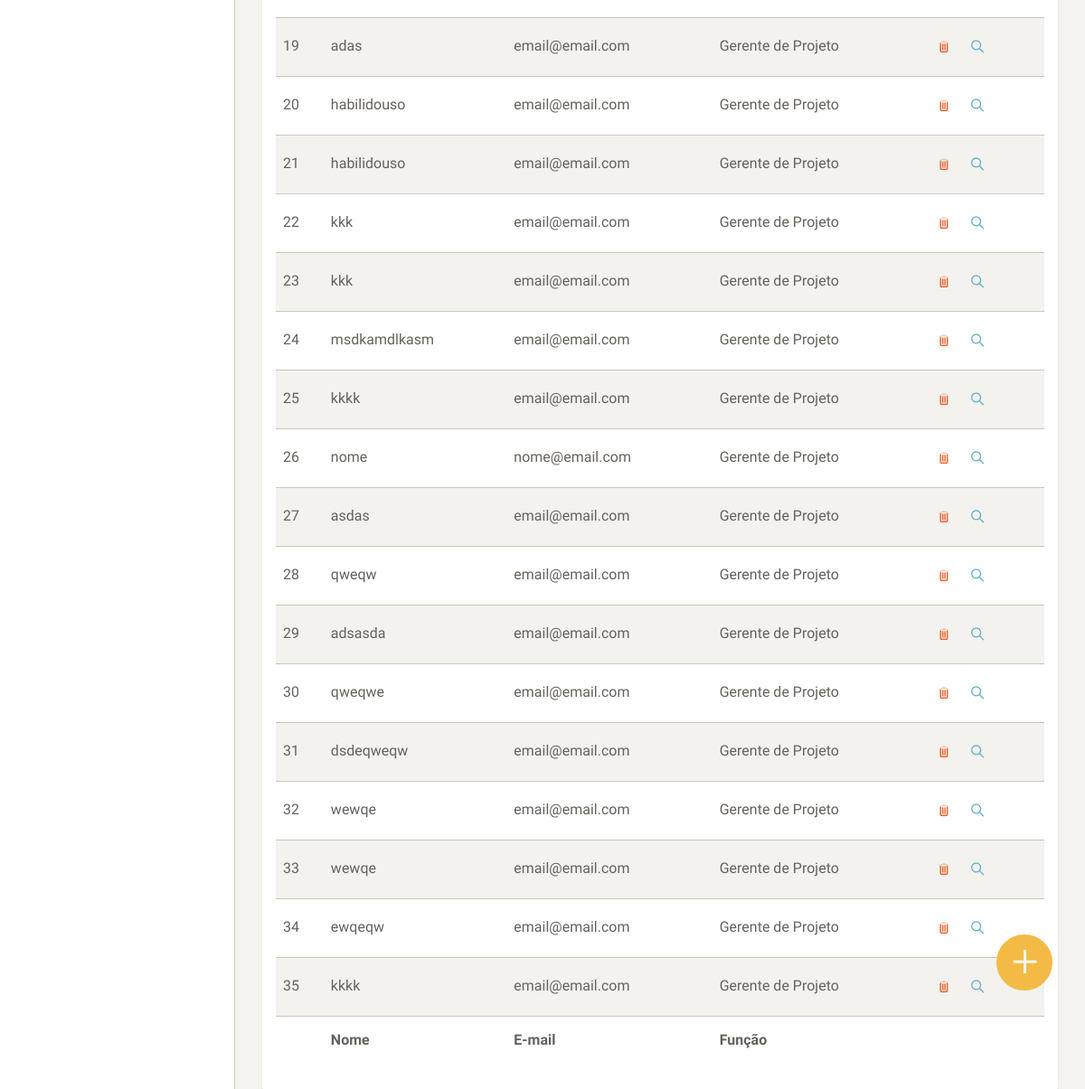
The page /view/adm/time.php (signed in, lower part) on the database as committed earlier.
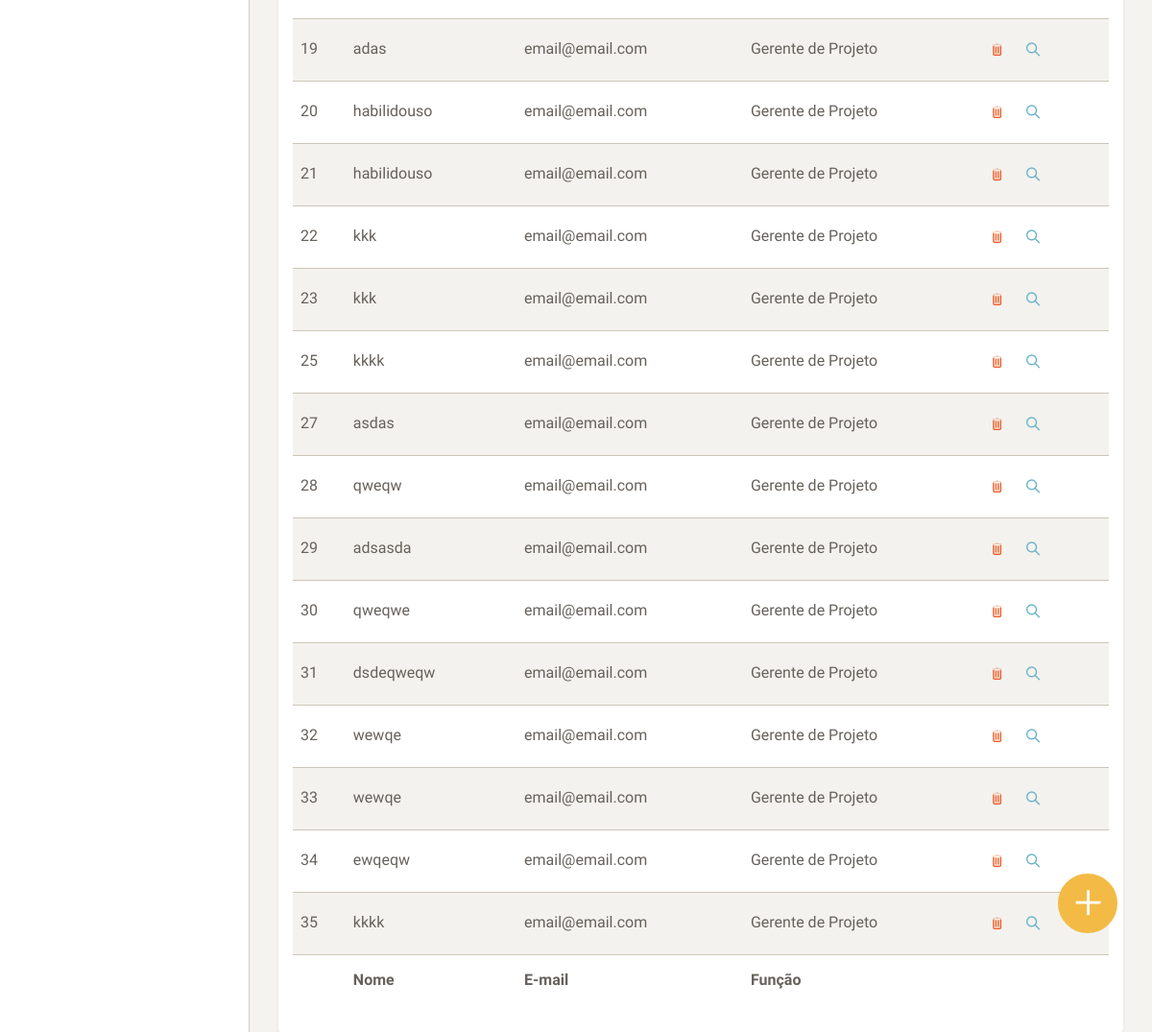
The same page on the database as committed later.
### tables this page shows
CREATE TABLE `usuarios` (
  `id_usuario` int(11) NOT NULL,
  `nome_usuario` varchar(45) DEFAULT NULL,
  `sexo_usuario` varchar(1) DEFAULT NULL,
  `foto_usuario` varchar(45) DEFAULT NULL,
  `funcao_usuario` varchar(1) DEFAULT NULL,
  `email_usuario` varchar(45) DEFAULT NULL,
  `senha_usuario` varchar(45) DEFAULT NULL,
  `cadastro_usuario` timestamp NULL DEFAULT NULL
);

### model/stConexao.php (called while the page is built, shortened)
<?php
class Conexao {
    public static $instance;
    private static $user = USER;
    private static $pass = PASS;
    public static function getInstance() {
        try {
            if (!isset(self::$instance)) {
                self::$instance = new PDO('mysql:host=' . HOST . ';dbname=' . BANCO, self::$user, self::$pass, array(PDO::MYSQL_ATTR_INIT_COMMAND => "SET NAMES utf8"));
                self::$instance->setAttribute(PDO::ATTR_ERRMODE, PDO::ERRMODE_EXCEPTION);
                self::$instance->setAttribute(PDO::ATTR_ORACLE_NULLS, PDO::NULL_EMPTY_STRING);
            }
            return self::$instance;
        } catch (PDOException $ex) {
            echo '<h1>Erro interno de servidor. Por favor, entre em contato com um de nossos desenvolvedores.</h1>';
            echo '<br>email: contato@melhorcomprapocos.com.br';
            echo '<br>Erro'. $ex->getMessage();
            echo '<br>mysql:host=' . HOST . ';dbname=' . BANCO, self::$user, self::$pass, array(PDO::MYSQL_ATTR_INIT_COMMAND => "SET NAMES utf8");
            die();
        }
    }
}

### model/usuarios.php (called while the page is built, shortened)
<?php
require_once 'stConexao.php';
class usuarios {
	public static function getAll() {
			 try {
				$stmt = Conexao::getInstance()->prepare("SELECT id_usuario, nome_usuario, email_usuario, foto_usuario, funcao_usuario"
						. " FROM usuarios");
				 $stmt->execute();
					$colunas = array();
					while ($row = $stmt->fetch(PDO::FETCH_OBJ)) {
						array_push($colunas, $row);
					}
					return $colunas;
				} catch(PDOException $ex) {
				return false;
				}
			}
}

### lib/operacoes.php (called while the page is built, shortened)
<?php
function funcaoCliente($funcao){
    $funcoes = array('0' => 'Gerente de Projeto',
        '1' => 'Analista',
        '2' => 'Redator',
        '3' => 'Cliente',
        '4' => 'Designer'
    );
    return $funcoes[$funcao];
}

### view/adm/time.php (the view, shortened to what this page needs)
<?php
require_once '../../lib/operacoes.php';
$users = usuarios::getAll();
?>
<html lang="pt-br">
    <head>
        <?php require_once './includes/header_imports.php'; ?>
    </head>
    <body>
        <div class="wrapper">
            <?php require_once './includes/side_bar.php'; ?>
            <div class="main-panel">
                <div class="content">
                    <div class="container-fluid">
                        <div class="row">
                            <div class="col-md-12">
                                <div class="card">
                                    <div class="card-content">
	                                <table id="datatables" class="table table-striped table-no-bordered table-hover" cellspacing="0" width="100%" style="width:100%">
                                        <tfoot>
                                            <tr>
                                                <th></th>
                                                <th>Nome</th>
                                                <th>E-mail</th>
                                                <th>Função</th>
                                                <th></th>
                                            </tr>
                                        </tfoot>
                                        <tbody>
                                            <?php foreach ($users as $user) {
                                                ?>
                                                <tr>
                                                    <td><?= $user->id_usuario ?></td>
                                                    <td><?= $user->nome_usuario ?></td>
                                                    <td><?= $user->email_usuario ?></td>
                                                    <td><?= funcaoCliente($user->funcao_usuario) ?></td>
                                                    <td>
                                                        <a href="#" class="btn btn-simple btn-danger btn-icon del-usuario"><i class="ti-trash"></i></a>
                                                        <a href="edita_usuario.php?u=<?= $user->id_usuario?>" class="btn btn-simple btn-info btn-icon add-search"><i class="ti-search"></i></a>
                                                    </td>
                                                </tr>
                                            <?php } ?>
                                        </tbody>
									</table>
                                    </div>
                                </div>
                            </div>
                        </div>
                    </div>
                </div>
                <a href="cria_usuario.php" class="btn btn-icon btn-fixed">
                    <i class="ti-plus"></i>
                </a>
            </div>
        </div>
    </body>
</html>

Rows that differ between the two databases and show on the page:
removed usuarios: id_usuario "24", nome_usuario "msdkamdlkasm", email_usuario "email@email.com", funcao_usuario "Gerente de Projeto"
removed usuarios: id_usuario "26", nome_usuario "nome", email_usuario "nome@email.com", funcao_usuario "Gerente de Projeto"
